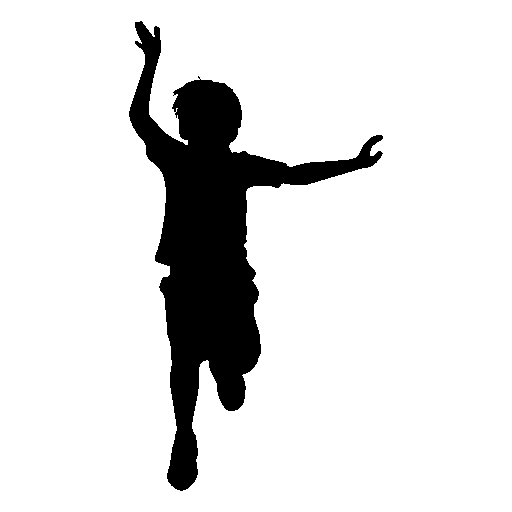
#> input picture Python Algorithms/human.png, 512 x 512 px
$ python harris-hardware.py
#> lines starting #> are read from the running program, lines starting #| are printed output that depends on the picture; after the words box and inside, x2 and y2 are one past the last pixel; in counts of white or black regions, pixels touching at a corner belong together
import cv2
import numpy as np
import sys

#proposal:
#take in image, run harris on image
#thin image, put harris detections in
#output image, and reset with the new
#image harris is processing being the
#new image produced by thinning.
#when done:
#OR the thinned image and output image

threshold = 10

#image stuff
image = cv2.imread('human.png')
#> image is the input picture: shape (512, 512, 3); 87.6% white; 1 black region, box (x1, y1, x2, y2) and area: (129, 21, 383, 491) 32522

# convert the input image into
# grayscale color space
input_img = cv2.cvtColor(image, cv2.COLOR_BGR2GRAY)
cv2.imshow('Input Image', input_img)
cv2.waitKey(0)

output_img = input_img.copy()
final_img = np.zeros(input_img.shape)

#shifts
shifts = ((1, 0), (-1, 0), (0, 1), (0, -1))

#Sobel operator kernels.
sobel_x = np.array([[-1, 0, 1],[-2, 0, 2],[-1, 0, 1]])
sobel_y = np.array([[1, 2, 1], [0, 0, 0], [-1, -2, -1]])

#begin process
for i in range(1):

    #for each pixel in image
    for x in range(1, input_img.shape[0]-1):
        for y in range(1, input_img.shape[1]-1):

            #skip pixel if it is interior or background
            if (input_img[x, y] == input_img[x+1, y] == input_img[x-1, y] == input_img[x, y+1] == input_img[x, y-1]):
                continue

            #run harris
            #============================================================================================================

            #check the 5 neighborhood to get the harris rating (flattened)
            c_n = (np.array(input_img[x-2: x+3, y-2:y+3])).flatten()
            Ix = []
            Iy = []
            Ixy = []

            #Ix partial derivatives
            #============================================================================================================
            #position x-1 y-1
            Ix.append(((c_n[0] * -1) + (c_n[2] * 1) + (c_n[5] * -2) + (c_n[7] * 2) + (c_n[10] * -1) + (c_n[12] * 1)) ** 2)

            #position x y-1
            Ix.append(((c_n[1] * -1) + (c_n[3] * 1) + (c_n[6] * -2) + (c_n[8] * 2) + (c_n[11] * -1) + (c_n[13] * 1)) ** 2)

            #position x+1 y-1
            Ix.append(((c_n[2] * -1) + (c_n[4] * 1) + (c_n[7] * -2) + (c_n[9] * 2) + (c_n[12] * -1) + (c_n[14] * 1)) ** 2)

            #position x-1 y
            Ix.append(((c_n[5] * -1) + (c_n[7] * 1) + (c_n[10] * -2) + (c_n[12] * 2) + (c_n[15] * -1) + (c_n[17] * 1)) ** 2)

            #position x y
            Ix.append(((c_n[6] * -1) + (c_n[8] * 1) + (c_n[11] * -2) + (c_n[13] * 2) + (c_n[16] * -1) + (c_n[18] * 1)) ** 2)

            #position x+1 y
            Ix.append(((c_n[7] * -1) + (c_n[9] * 1) + (c_n[12] * -2) + (c_n[14] * 2) + (c_n[17] * -1) + (c_n[19] * 1)) ** 2)

            #position x-1 y+1
            Ix.append(((c_n[10] * -1) + (c_n[12] * 1) + (c_n[15] * -2) + (c_n[17] * 2) + (c_n[20] * -1) + (c_n[22] * 1)) ** 2)

            #position x y+1
            Ix.append(((c_n[11] * -1) + (c_n[13] * 1) + (c_n[16] * -2) + (c_n[18] * 2) + (c_n[21] * -1) + (c_n[23] * 1)) ** 2)

            #position x+1 y+1
            Ix.append(((c_n[12] * -1) + (c_n[14] * 1) + (c_n[17] * -2) + (c_n[19] * 2) + (c_n[22] * -1) + (c_n[24] * 1)) ** 2)


            #Iy partial derivatives
            #============================================================================================================
            #position x-1 y-1
            Iy.append(((c_n[0] * -1) + (c_n[1] * -2) + (c_n[2] * -1) + (c_n[10] * 1) + (c_n[11] * 2) + (c_n[12] * 1)) ** 2)

            #position x y-1
            Iy.append(((c_n[1] * -1) + (c_n[2] * -2) + (c_n[3] * -1) + (c_n[11] * 1) + (c_n[12] * 2) + (c_n[13] * 1)) ** 2)

            #position x+1 y-1
            Iy.append(((c_n[2] * -1) + (c_n[3] * -2) + (c_n[4] * -1) + (c_n[12] * 1) + (c_n[13] * 2) + (c_n[14] * 1)) ** 2)

            #position x-1 y
            Iy.append(((c_n[5] * -1) + (c_n[6] * -2) + (c_n[7] * -1) + (c_n[15] * 1) + (c_n[16] * 2) + (c_n[17] * 1)) ** 2)

            #position x y
            Iy.append(((c_n[6] * -1) + (c_n[7] * -2) + (c_n[8] * -1) + (c_n[16] * 1) + (c_n[17] * 2) + (c_n[18] * 1)) ** 2)

            #position x+1 y
            Iy.append(((c_n[7] * -1) + (c_n[8] * -2) + (c_n[9] * -1) + (c_n[17] * 1) + (c_n[18] * 2) + (c_n[19] * 1)) ** 2)

            #position x-1 y+1
            Iy.append(((c_n[10] * -1) + (c_n[11] * -2) + (c_n[12] * -1) + (c_n[20] * 1) + (c_n[21] * 2) + (c_n[22] * 1)) ** 2)

            #position x y+1
            Iy.append(((c_n[11] * -1) + (c_n[12] * -2) + (c_n[13] * -1) + (c_n[21] * 1) + (c_n[22] * 2) + (c_n[23] * 1)) ** 2)

            #position x+1 y+1
            Iy.append(((c_n[12] * -1) + (c_n[13] * -2) + (c_n[14] * -1) + (c_n[22] * 1) + (c_n[23] * 2) + (c_n[24] * 1)) ** 2)

            #Ixy partial derivatives
            for i in range(9):
                Ixy.append(Ix[i] * Iy[i])

            #now calc Sxx Sxy Syy
            Sxx = np.array(Ix).sum()
            Sxy = np.array(Ixy).sum()
            Syy = np.array(Iy).sum()

            #calc the det and trace
            det = (Sxx * Syy) - (Sxy**2)
            trace = Sxx + Syy

            #calc r
            r = det - 0.07*(trace**2)

            if (r > threshold):
                final_img[x,y] = 255

            else:

                #run thinning algorithm
                smallest = 255
                largest = 0

                for i in range(4):
                    if (input_img[x+shifts[i][0], y+shifts[i][1]] > largest):
                        largest = input_img[x+shifts[i][0], y+shifts[i][1]]
                    elif (input_img[x+shifts[i][0], y+shifts[i][1]] < smallest):
                        smallest = input_img[x+shifts[i][0], y+shifts[i][1]]

                if (largest-smallest > threshold):
                    output_img[x,y] = 255
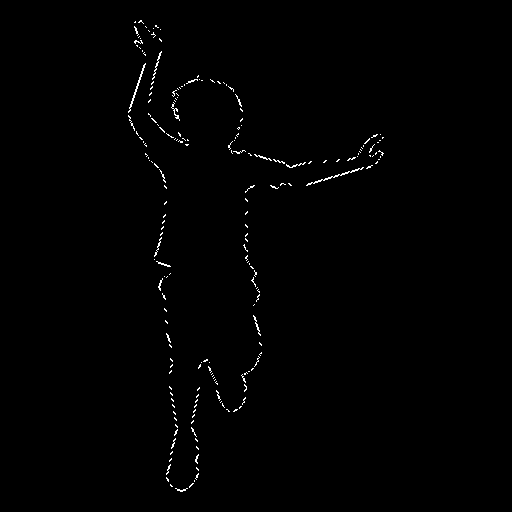
#> final_img: shape (512, 512) float64; 0.65% white in thin lines or dots, all inside (x1, y1, x2, y2) = (128, 20, 384, 492)
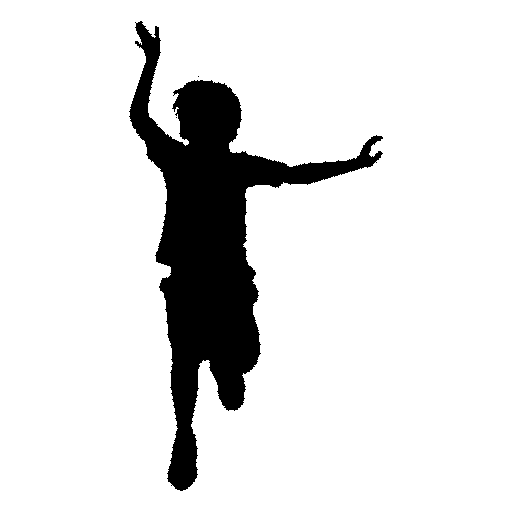
#> output_img: shape (512, 512); 87.9% white; 3 black regions (2 under 20 px), largest, box (x1, y1, x2, y2) and area: (129, 21, 383, 491) 31759


cv2.imshow('Skeleton', final_img)
cv2.waitKey(0)

#do a final AND to get the inner skeleton
for x in range(1, final_img.shape[0]-1):
    for y in range(1, final_img.shape[1]-1):
#> (the run stopped early here; a loop or call above may not have finished)
